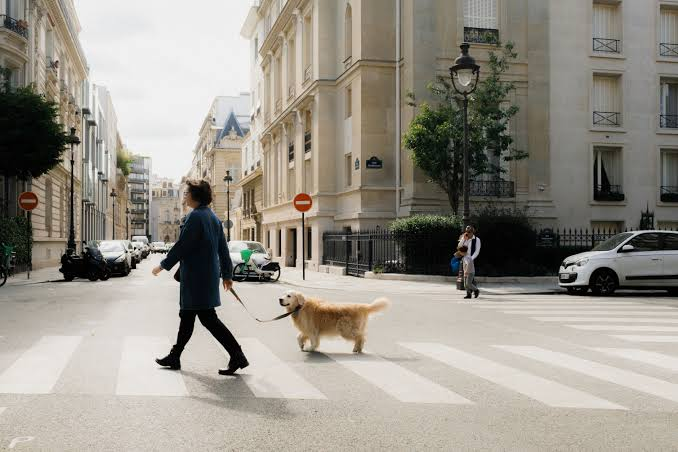
#> input picture tests/imgs/test/img_2.jpg, 678 x 452 px
$ python -i preprocessing.py   (imports and definitions only)
#> lines starting #> are read from the running program, lines starting #| are printed output that depends on the picture
"""OpenCV preprocessing utilities."""

import cv2
import numpy as np

MIN_SIZE = 224
MAX_SIZE = 4096


def preprocess_image(
    data: bytes, target_size: int = 640
) -> tuple[np.ndarray, tuple[int, int]]:
    """Validate and preprocess image bytes."""
    arr = np.frombuffer(data, np.uint8)
    image = cv2.imdecode(arr, cv2.IMREAD_COLOR)
    if image is None:
        raise ValueError("Invalid image format")
    h, w = image.shape[:2]
    if h < MIN_SIZE or w < MIN_SIZE or h > MAX_SIZE or w > MAX_SIZE:
        raise ValueError("Image dimensions out of allowed range")
    image = cv2.GaussianBlur(image, (3, 3), 0)
    image = cv2.normalize(image, None, 0, 255, cv2.NORM_MINMAX)
    scale = min(target_size / w, target_size / h)
    nw, nh = int(w * scale), int(h * scale)
    resized = cv2.resize(image, (nw, nh))
    canvas = np.zeros((target_size, target_size, 3), dtype=np.uint8)
    top = (target_size - nh) // 2
    left = (target_size - nw) // 2
    canvas[top : top + nh, left : left + nw] = resized
    return canvas, (w, h)

>>> import cv2
>>> picture = cv2.imread('../../tests/imgs/test/img_2.jpg', cv2.IMREAD_GRAYSCALE)
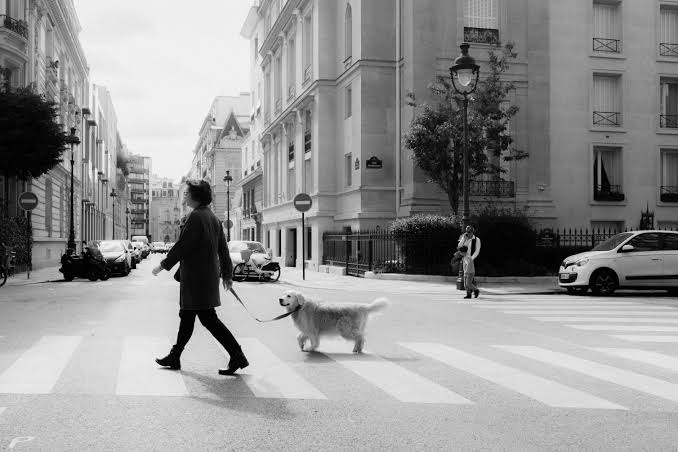
#> picture: shape (452, 678); min 0, max 255, mean 147.2
>>> result = preprocess_image(picture)
#> (the run stopped early here; a loop or call above may not have finished)

$ run again, on tests/imgs/test/img_3.jpg
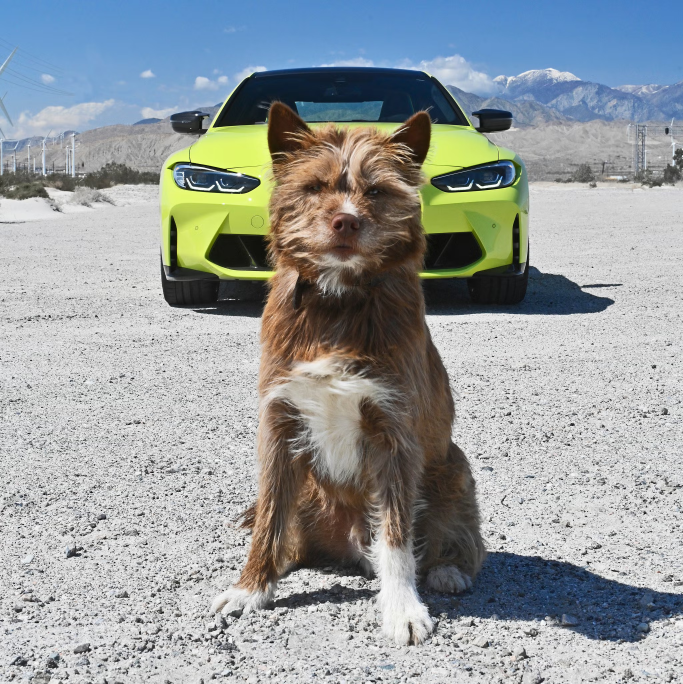
#> input picture tests/imgs/test/img_3.jpg, 2048 x 2052 px (shown at 1/3 size)
#> `picture = cv2.imread('../../tests/imgs/test/img_2.jpg', cv2.IMREAD_GRA..`:
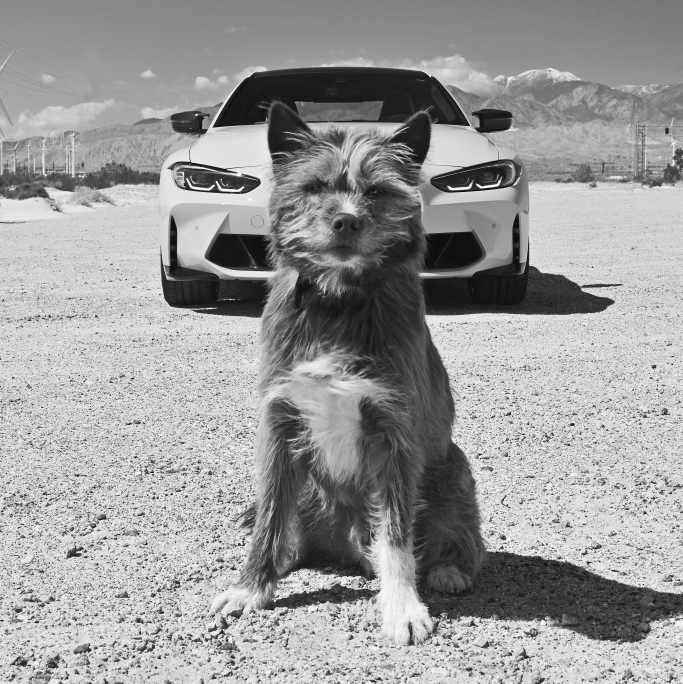
#> picture: shape (2052, 2048) (shown at 1/3 size); min 0, max 255, mean 154.2

$ run again, on tests/imgs/test/img_4.jpg
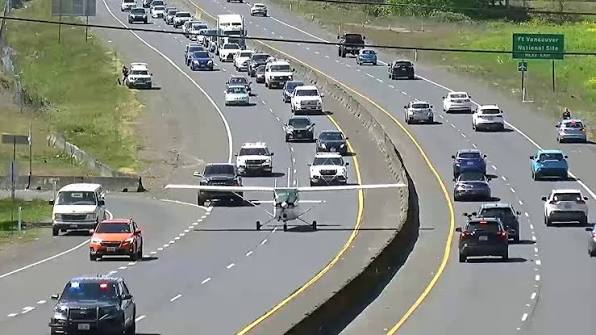
#> input picture tests/imgs/test/img_4.jpg, 596 x 335 px
#> `picture = cv2.imread('../../tests/imgs/test/img_2.jpg', cv2.IMREAD_GRA..`:
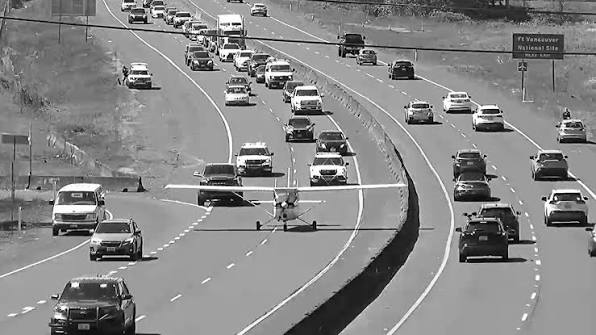
#> picture: shape (335, 596); min 0, max 255, mean 135.6

$ run again, on tests/imgs/test/img_5.jpg
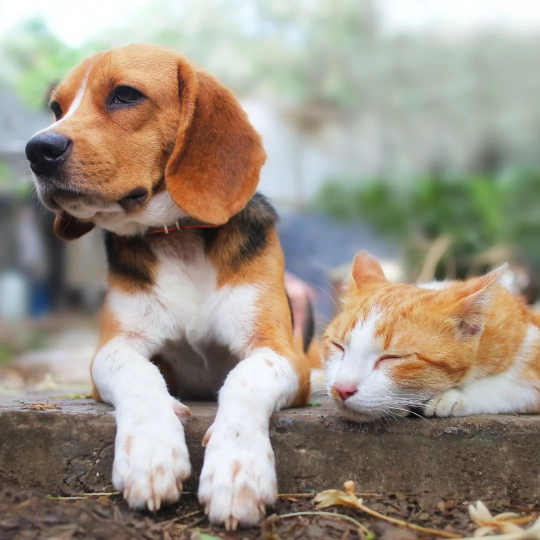
#> input picture tests/imgs/test/img_5.jpg, 1080 x 1080 px (shown at 1/2 size)
#> `picture = cv2.imread('../../tests/imgs/test/img_2.jpg', cv2.IMREAD_GRA..`:
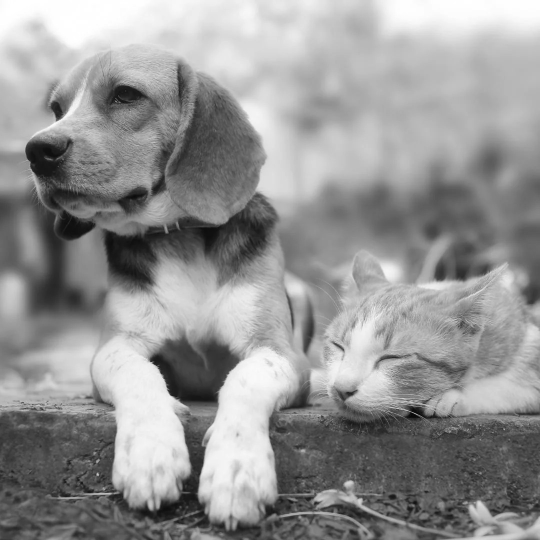
#> picture: shape (1080, 1080) (shown at 1/2 size); min 0, max 255, mean 148.7
